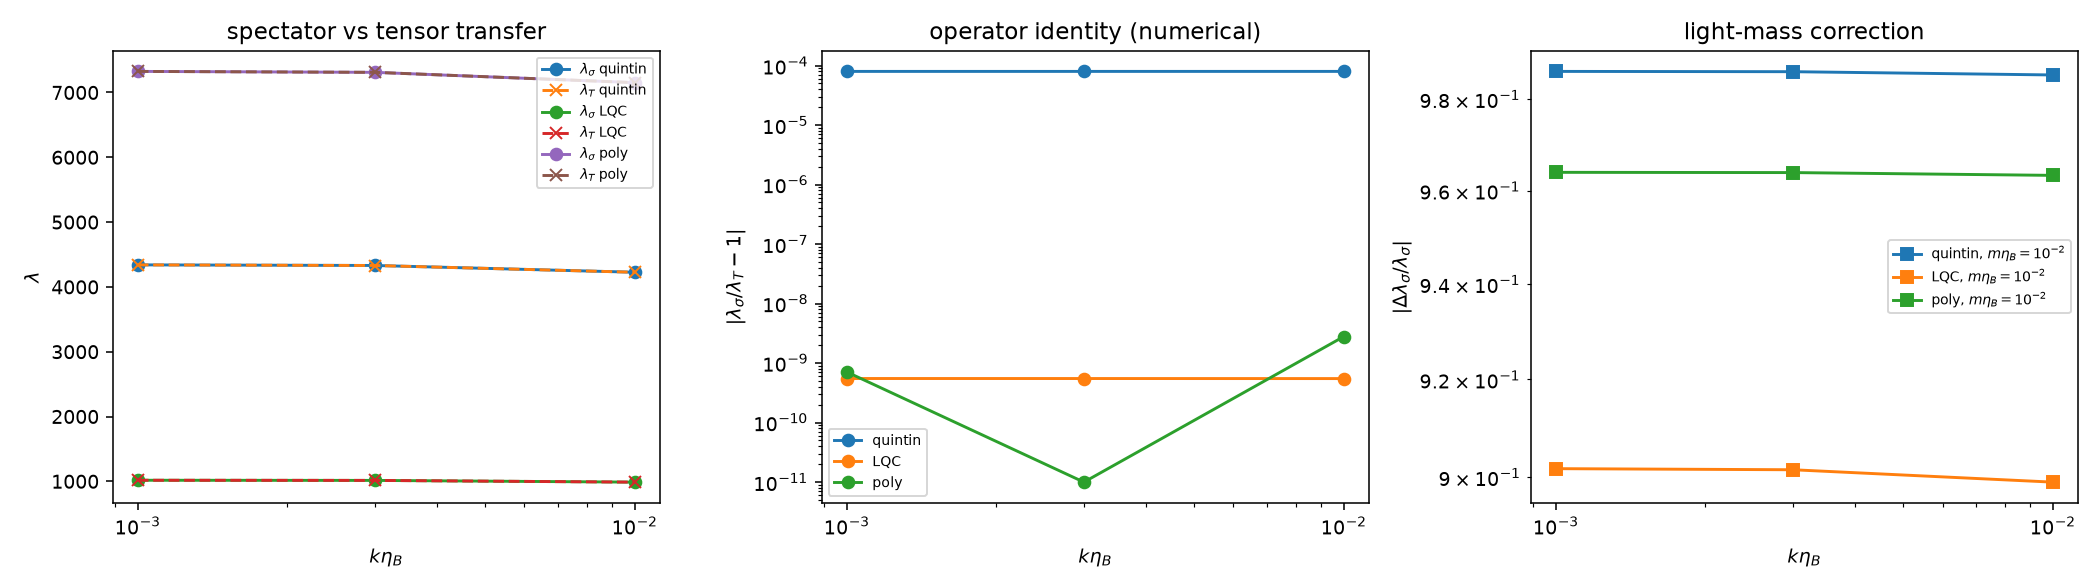

Here is the Python script that generated this plot:
#!/usr/bin/env python3
r"""Row 15b -- the ENTROPY (spectator) sector through the three A2 matter-bounce
backgrounds.  Closes ledger row 15's named open item: "the A2 backgrounds have no
entropy sector, so F is not computable here".

What is computed (nothing is tuned):
 [1] a spectator field sigma (massless, then light m eta_B << 1) on each A2
     background: u = a sigma obeys u'' + (k^2 - a''/a + a^2 m^2) u = 0.  Seeded with
     the EXACT pre-bounce matter mode e^{-ik tau}(1 - i/(k tau))/sqrt(2k) (exact for
     all k tau in a matter era, so no sub-Hubble requirement), integrated through the
     bounce, read out at a symmetric late epoch.  ->  lambda_sigma(k).
 [2] the TENSOR mode on the same background, from an INDEPENDENT first-order system
     h' = Pi/a^2, Pi' = -a^2 k^2 h  (Pi = a^2 h'), same IC.  ->  lambda_T(k).
     lambda_sigma / lambda_T - 1 measures the operator identity numerically.
 [3] lambda_zeta^S1 == lambda_sigma by the z = a operator identity (scheme S1,
     geometric/dressed-metric); lambda_zeta^S2 is taken from the committed row 18a
     result on the Quintin background (fluid MS variable).
 [4] the pre-bounce viability condition on X = r_dec M_pl / sigma_* for r_after < 0.036.
 [5] k-dependence of lambda_T across the band -> the shift in the tensor tilt n_T.

Provenance: backgrounds + machinery imported from
  research/cubic_bounce_transmission/a2_transmission_linear.py  (single source of truth)
  research/cubic_bounce_transmission/row18a_s2_tensor/results.json (S2 lambda_zeta)
"""
import importlib.util, json, os, time
import numpy as np
from scipy.integrate import solve_ivp
from scipy.interpolate import CubicSpline

HERE = os.path.dirname(os.path.abspath(__file__))
ROOT = os.path.abspath(os.path.join(HERE, "..", "..", ".."))
CBT = os.path.join(ROOT, "research", "cubic_bounce_transmission")
_s = importlib.util.spec_from_file_location("a2lin", os.path.join(CBT, "a2_transmission_linear.py"))
A = importlib.util.module_from_spec(_s); _s.loader.exec_module(A)

LOG = open(os.path.join(HERE, "row15b_entropy_sector.log"), "w")
def log(m=""):
    print(m); LOG.write(m + "\n"); LOG.flush()

R_BEFORE = 24.0          # row 10: r = 16 eps = 24 in the dust contraction, bounce-invariant in S1
R_TARGET = 0.036         # BICEP/Keck 2021
R_TARGET2 = 0.01


def tau_of(bg, eta):
    """matter-era conformal time, mirrored: |tau| = |eta| - eta_off, sign(tau) = sign(eta)."""
    off = bg["eta_off"]
    return np.where(eta >= 0, eta - off, eta + off)


def matter_vacuum(k, tau):
    """exact matter-era mode u = e^{-ik tau}(1 - i/(k tau))/sqrt(2k) and du/deta."""
    x = k * tau
    u = np.exp(-1j * x) * (1 - 1j / x) / np.sqrt(2 * k)
    du = (np.exp(-1j * x) * (-1j * k) * (1 - 1j / x)
          + np.exp(-1j * x) * (1j / (k * tau**2))) / np.sqrt(2 * k)
    return complex(u), complex(du)


def spectator_lambda(bg, k, eta_star, m=0.0, rtol=1e-12, atol=1e-16):
    """|sigma(+eta_star)/sigma(-eta_star)| for u'' + (k^2 - a''/a + a^2 m^2) u = 0."""
    sw = CubicSpline(bg["eta"], bg["appa"])
    sa = CubicSpline(bg["eta"], bg["a"])
    e0 = -eta_star
    u0, du0 = matter_vacuum(k, float(tau_of(bg, np.array(e0))))
    a0 = float(sa(e0))

    def rhs(e, y):
        w = float(sw(e)) - (m * float(sa(e)))**2
        return [y[1], -(k * k - w) * y[0], y[3], -(k * k - w) * y[2]]

    sol = solve_ivp(rhs, [e0, eta_star], [u0.real, du0.real, u0.imag, du0.imag],
                    rtol=rtol, atol=atol, method="DOP853")
    assert sol.success, sol.message
    uf = sol.y[0, -1] + 1j * sol.y[2, -1]
    s0, sf = u0 / a0, uf / float(sa(eta_star))
    return float(abs(sf / s0)), int(sol.t.size)


def tensor_lambda(bg, k, eta_star, rtol=1e-12, atol=1e-16):
    """|h(+eta_star)/h(-eta_star)| from the INDEPENDENT first-order system
    h' = Pi/a^2, Pi' = -a^2 k^2 h   (Pi = a^2 h'), same pre-bounce vacuum."""
    sa = CubicSpline(bg["eta"], bg["a"])
    e0 = -eta_star
    u0, du0 = matter_vacuum(k, float(tau_of(bg, np.array(e0))))
    a0, ap0 = float(sa(e0)), float(sa.derivative()(e0))
    h0 = u0 / a0
    Pi0 = a0 * du0 - ap0 * u0          # = a^2 (u/a)'

    def rhs(e, y):
        aa = float(sa(e))
        return [y[2] / aa**2, y[3] / aa**2, -aa**2 * k**2 * y[0], -aa**2 * k**2 * y[1]]

    sol = solve_ivp(rhs, [e0, eta_star], [h0.real, h0.imag, Pi0.real, Pi0.imag],
                    rtol=rtol, atol=atol, method="DOP853")
    assert sol.success, sol.message
    hf = sol.y[0, -1] + 1j * sol.y[1, -1]
    return float(abs(hf / h0)), int(sol.t.size)


def X_required(Lam, r_target, r_before=R_BEFORE):
    """r_after = r_before Lam^2 / (1 + Lam^2 (4/3) X^2) < r_target
       => X > sqrt( (3/4) ( r_before/r_target - 1/Lam^2 ) ).   Lam = lam_T/lam_zeta."""
    F2 = r_before / r_target                       # = F_eff^2 (CXB11 Eq. 61 normalisation)
    val = 0.75 * (F2 - 1.0 / Lam**2)
    return float(np.sqrt(val)), float(np.sqrt(F2))


def main():
    t0 = time.time()
    log("=" * 78)
    log("ROW 15b -- entropy (spectator) sector through the three A2 backgrounds")
    log("=" * 78)

    with open(os.path.join(CBT, "row18a_s2_tensor", "results.json")) as f:
        R18 = json.load(f)
    s2 = R18["rows"][0]
    LAM_S2_Q = s2["lam_zeta_S2"]; LAM_T_Q18 = s2["lam_T"]
    LAM_RATIO_S2 = LAM_T_Q18 / LAM_S2_Q
    log(f"[row 18a import] Quintin, k eta_B = {s2['k_etaB']}: lam_T = {LAM_T_Q18:.6f}, "
        f"lam_zeta^S1 = {s2['lam_zeta_S1']:.6f}, lam_zeta^S2 = {LAM_S2_Q:.6f} "
        f"-> Lambda_S2 = lam_T/lam_zeta^S2 = {LAM_RATIO_S2:.5f}")

    bgs = {"quintin": A.bg_quintin(), "LQC": A.bg_lqc(), "poly": A.bg_poly()}
    KETA = [1e-3, 3e-3, 1e-2]
    M_ETA_B = [0.0, 1e-6, 1e-5, 1e-4, 1e-3, 1e-2]          # m eta_B ; m^2 << H_B^2 since H_B eta_B = O(1)
    out = {"task": "NEXT_SCIENCE_LEDGER row 15b -- entropy sector in the A2 backgrounds",
           "date": "2026-09-04", "r_before": R_BEFORE,
           "row18a_import": {"lam_T": LAM_T_Q18, "lam_zeta_S1": s2["lam_zeta_S1"],
                             "lam_zeta_S2": LAM_S2_Q, "Lambda_S2": LAM_RATIO_S2,
                             "k_etaB": s2["k_etaB"]},
           "backgrounds": {}}

    for name, bg in bgs.items():
        eta_star = 20.0 * bg["eta_B"]
        assert eta_star < 0.5 * bg["eta_far"], (name, eta_star, bg["eta_far"])
        log(f"\n--- {name}  (label={bg['label']}, eta_B={bg['eta_B']:.6g}, "
            f"eta_off={bg['eta_off']:.6g}, eta_star={eta_star:.6g})")
        log("  k eta_B |   lam_sigma  |    lam_T     | lam_sig/lam_T-1 | dlam/lam (m eta_B = 1e-6, 1e-5, 1e-4, 1e-3, 1e-2)")
        rows = []
        for kt in KETA:
            k = kt / bg["eta_B"]
            lams, ns_ = spectator_lambda(bg, k, eta_star, m=0.0)
            lamT, nt_ = tensor_lambda(bg, k, eta_star)
            lm = {}
            for me in M_ETA_B[1:]:
                lm[f"{me:g}"] = spectator_lambda(bg, k, eta_star, m=me / bg["eta_B"])[0]
            row = dict(k_etaB=kt, k=float(k), lam_sigma=lams, lam_T=lamT,
                       lam_sigma_over_lam_T_minus_1=lams / lamT - 1.0,
                       lam_sigma_massive={kk: float(vv) for kk, vv in lm.items()},
                       dlam_over_lam_massive={kk: float(vv / lams - 1.0) for kk, vv in lm.items()},
                       steps_sigma=ns_, steps_T=nt_)
            rows.append(row)
            log(f"  {kt:7.4g} | {lams:12.7f} | {lamT:12.7f} | {lams/lamT-1:+15.2e} | "
                + "  ".join(f"{lm[key]/lams-1:+9.2e}" for key in ("1e-06", "1e-05", "0.0001", "0.001", "0.01")))
        # k-dependence of lam_T -> tensor-tilt shift  Delta n_T = 2 dln lam_T/dln k
        lt = np.array([r["lam_T"] for r in rows]); kk = np.array(KETA)
        c = float((1.0 - lt[-1] / lt[0]) / kk[-1] ** 2)      # lam_T ~ lam0 (1 - c (k eta_B)^2)
        dln = [float(-2.0 * c * x**2) for x in kk]
        out["backgrounds"][name] = dict(
            label=bg["label"], eta_B=float(bg["eta_B"]), eta_off=float(bg["eta_off"]),
            eta_star=float(eta_star), rows=rows,
            max_abs_lam_sigma_over_lam_T_minus_1=float(max(abs(r["lam_sigma_over_lam_T_minus_1"]) for r in rows)),
            lam_T_curvature_c=c,
            dln_lamT_dln_k=dict(zip([f"{x:g}" for x in kk], dln)),
            delta_n_T=dict(zip([f"{x:g}" for x in kk], [2 * d for d in dln])))
        log(f"  lam_T(k eta_B) = lam_T(0)[1 - c (k eta_B)^2], c = {c:.4g}  ->  "
            f"Delta n_T = 2 dln lam_T/dln k = {2*dln[0]:+.3e} at k eta_B = 1e-3")

    # ---- viability: the pre-bounce condition on X = r_dec Mpl/sigma_*
    log("\n" + "=" * 78)
    log("[viability] r_after = 24 Lambda^2 / (1 + Lambda^2 (4/3) X^2),  X = r_dec Mpl/sigma_*")
    via = {}
    for sch, Lam in (("S1", 1.0), ("S2", LAM_RATIO_S2)):
        e = {}
        for tgt in (R_TARGET, R_TARGET2):
            X, F = X_required(Lam, tgt)
            e[f"r<{tgt}"] = dict(X_min=X, F_eff_min=F,
                                 sigma_star_max_over_Mpl_at_rdec_1=float(1.0 / X))
        e["Lambda"] = float(Lam)
        e["r_after_single_field"] = float(R_BEFORE * Lam**2)
        via[sch] = e
        log(f"  scheme {sch}: Lambda = {Lam:.5f}, single-field r_after = {R_BEFORE*Lam**2:.4g}; "
            f"X_min(r<0.036) = {e['r<0.036']['X_min']:.4f}, X_min(r<0.01) = {e['r<0.01']['X_min']:.4f}, "
            f"F_eff_min = {e['r<0.036']['F_eff_min']:.4f}")
    via["scheme_spread_X_min_r0.036"] = float(abs(via["S2"]["r<0.036"]["X_min"]
                                                  / via["S1"]["r<0.036"]["X_min"] - 1.0))
    log(f"  -> X_min is scheme-independent to {via['scheme_spread_X_min_r0.036']:.2e} "
        f"(the tensor and the spectator share lambda, so Lambda cancels between "
        f"numerator and curvaton term in the large-X limit)")
    out["viability"] = via
    out["runtime_s"] = time.time() - t0
    with open(os.path.join(HERE, "results.json"), "w") as f:
        json.dump(out, f, indent=1)
    log(f"\n[done] {out['runtime_s']:.1f} s -> results.json")
    return out


def make_figure(out):
    import matplotlib
    matplotlib.use("Agg")
    import matplotlib.pyplot as plt
    fig, ax = plt.subplots(1, 3, figsize=(15, 4.2))
    for name, B in out["backgrounds"].items():
        ks = [r["k_etaB"] for r in B["rows"]]
        ax[0].plot(ks, [r["lam_sigma"] for r in B["rows"]], "o-", label=rf"$\lambda_\sigma$ {name}")
        ax[0].plot(ks, [r["lam_T"] for r in B["rows"]], "x--", label=rf"$\lambda_T$ {name}")
        ax[1].semilogy(ks, [abs(r["lam_sigma_over_lam_T_minus_1"]) + 1e-18 for r in B["rows"]],
                       "o-", label=name)
        ax[2].semilogy(ks, [abs(r["dlam_over_lam_massive"]["0.01"]) + 1e-18 for r in B["rows"]],
                       "s-", label=rf"{name}, $m\eta_B=10^{{-2}}$")
    ax[0].set_xscale("log"); ax[0].set_xlabel(r"$k\eta_B$"); ax[0].set_ylabel(r"$\lambda$")
    ax[0].set_title("spectator vs tensor transfer"); ax[0].legend(fontsize=7)
    ax[1].set_xscale("log"); ax[1].set_xlabel(r"$k\eta_B$")
    ax[1].set_ylabel(r"$|\lambda_\sigma/\lambda_T-1|$")
    ax[1].set_title("operator identity (numerical)"); ax[1].legend(fontsize=7)
    ax[2].set_xscale("log"); ax[2].set_xlabel(r"$k\eta_B$")
    ax[2].set_ylabel(r"$|\Delta\lambda_\sigma/\lambda_\sigma|$")
    ax[2].set_title("light-mass correction"); ax[2].legend(fontsize=7)
    fig.tight_layout()
    fig.savefig(os.path.join(HERE, "row15b_entropy_sector.png"), dpi=140)


if __name__ == "__main__":
    make_figure(main())
